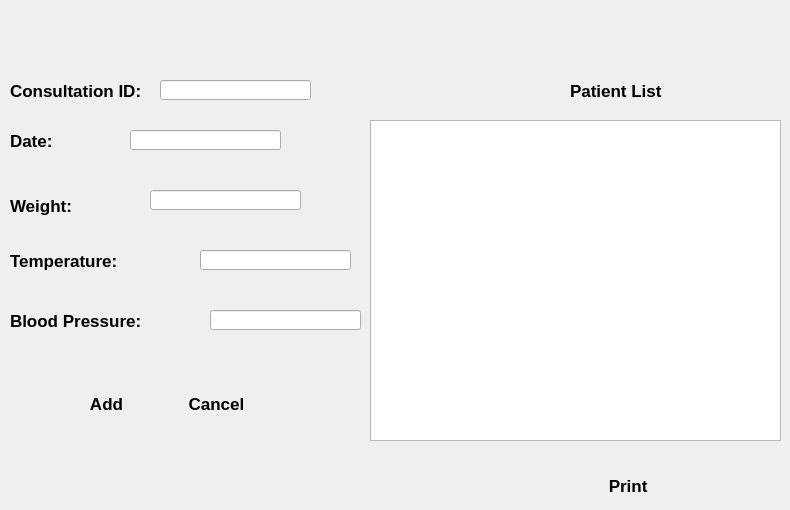
   <widget class="QWidget" name="page_2">
    <widget class="QLabel" name="label">
     <property name="geometry">
      <rect>
       <x>10</x>
       <y>80</y>
       <width>161</width>
       <height>21</height>
      </rect>
     </property>
     <property name="font">
      <font>
       <pointsize>13</pointsize>
       <weight>75</weight>
       <bold>true</bold>
      </font>
     </property>
     <property name="text">
      <string>Consultation ID:</string>
     </property>
    </widget>
    <widget class="QLabel" name="label_2">
     <property name="geometry">
      <rect>
       <x>10</x>
       <y>130</y>
       <width>81</width>
       <height>21</height>
      </rect>
     </property>
     <property name="font">
      <font>
       <pointsize>13</pointsize>
       <weight>75</weight>
       <bold>true</bold>
      </font>
     </property>
     <property name="text">
      <string>Date:</string>
     </property>
    </widget>
    <widget class="QLabel" name="label_3">
     <property name="geometry">
      <rect>
       <x>10</x>
       <y>190</y>
       <width>101</width>
       <height>31</height>
      </rect>
     </property>
     <property name="font">
      <font>
       <pointsize>13</pointsize>
       <weight>75</weight>
       <bold>true</bold>
      </font>
     </property>
     <property name="text">
      <string>Weight:</string>
     </property>
    </widget>
    <widget class="QLabel" name="label_4">
     <property name="geometry">
      <rect>
       <x>10</x>
       <y>250</y>
       <width>161</width>
       <height>21</height>
      </rect>
     </property>
     <property name="font">
      <font>
       <pointsize>13</pointsize>
       <weight>75</weight>
       <bold>true</bold>
      </font>
     </property>
     <property name="text">
      <string>Temperature:</string>
     </property>
    </widget>
    <widget class="QLabel" name="label_5">
     <property name="geometry">
      <rect>
       <x>10</x>
       <y>310</y>
       <width>181</width>
       <height>21</height>
      </rect>
     </property>
     <property name="font">
      <font>
       <pointsize>13</pointsize>
       <weight>75</weight>
       <bold>true</bold>
      </font>
     </property>
     <property name="text">
      <string>Blood Pressure:</string>
     </property>
    </widget>
    <widget class="QLineEdit" name="lineEditconsultationid">
     <property name="geometry">
      <rect>
       <x>160</x>
       <y>80</y>
       <width>151</width>
       <height>20</height>
      </rect>
     </property>
    </widget>
    <widget class="QLineEdit" name="lineEdit_date">
     <property name="geometry">
      <rect>
       <x>130</x>
       <y>130</y>
       <width>151</width>
       <height>20</height>
      </rect>
     </property>
    </widget>
    <widget class="QLineEdit" name="lineEdit_weight">
     <property name="geometry">
      <rect>
       <x>150</x>
       <y>190</y>
       <width>151</width>
       <height>20</height>
      </rect>
     </property>
    </widget>
    <widget class="QLineEdit" name="lineEdit_temperature">
     <property name="geometry">
      <rect>
       <x>200</x>
       <y>250</y>
       <width>151</width>
       <height>20</height>
      </rect>
     </property>
    </widget>
    <widget class="QLineEdit" name="lineEdit_bloodpressure">
     <property name="geometry">
      <rect>
       <x>210</x>
       <y>310</y>
       <width>151</width>
       <height>20</height>
      </rect>
     </property>
    </widget>
    <widget class="QLabel" name="label_6">
     <property name="geometry">
      <rect>
       <x>570</x>
       <y>80</y>
       <width>161</width>
       <height>21</height>
      </rect>
     </property>
     <property name="font">
      <font>
       <pointsize>13</pointsize>
       <weight>75</weight>
       <bold>true</bold>
      </font>
     </property>
     <property name="text">
      <string>Patient List</string>
     </property>
    </widget>
    <widget class="QPushButton" name="pushButtonhome_addp2">
     <property name="geometry">
      <rect>
       <x>60</x>
       <y>390</y>
       <width>93</width>
       <height>28</height>
      </rect>
     </property>
     <property name="font">
      <font>
       <pointsize>13</pointsize>
       <weight>75</weight>
       <bold>true</bold>
      </font>
     </property>
     <property name="styleSheet">
      <string notr="true">QPushButton{

     background: qlineargradient(x1: 0, y1: 0, x2: 0, y2: 1,
                                 stop: 0 #f7f7f7, stop: 0.4 #f0f0f0,
                                 stop: 0.5 #e8e8e8, stop: 1.0 #dcdcdc);
border-radius:5px;
border-radius:5px;

}



QPushButton:hover{
background:   qlineargradient(x1: 0, y1: 0, x2: 0, y2: 1,
                                 stop: 0 #1b83fe, stop: 0.4 #4399fe,
                                 stop: 0.5 #5da7fe, stop: 1.0 #77b5fe);
color:white;
}</string>
     </property>
     <property name="text">
      <string>Add</string>
     </property>
    </widget>
    <widget class="QPushButton" name="pushButtonhome_cancelp2">
     <property name="geometry">
      <rect>
       <x>170</x>
       <y>390</y>
       <width>93</width>
       <height>28</height>
      </rect>
     </property>
     <property name="font">
      <font>
       <pointsize>13</pointsize>
       <weight>75</weight>
       <bold>true</bold>
      </font>
     </property>
     <property name="styleSheet">
      <string notr="true">QPushButton{

     background: qlineargradient(x1: 0, y1: 0, x2: 0, y2: 1,
                                 stop: 0 #f7f7f7, stop: 0.4 #f0f0f0,
                                 stop: 0.5 #e8e8e8, stop: 1.0 #dcdcdc);
border-radius:5px;
border-radius:5px;

}



QPushButton:hover{
background:   qlineargradient(x1: 0, y1: 0, x2: 0, y2: 1,
                                 stop: 0 #1b83fe, stop: 0.4 #4399fe,
                                 stop: 0.5 #5da7fe, stop: 1.0 #77b5fe);
color:white;
}</string>
     </property>
     <property name="text">
      <string>Cancel</string>
     </property>
    </widget>
    <widget class="QPushButton" name="pushButtonhome_print">
     <property name="geometry">
      <rect>
       <x>570</x>
       <y>470</y>
       <width>121</width>
       <height>31</height>
      </rect>
     </property>
     <property name="font">
      <font>
       <pointsize>13</pointsize>
       <weight>75</weight>
       <bold>true</bold>
      </font>
     </property>
     <property name="styleSheet">
      <string notr="true">QPushButton{

     background: qlineargradient(x1: 0, y1: 0, x2: 0, y2: 1,
                                 stop: 0 #f7f7f7, stop: 0.4 #f0f0f0,
                                 stop: 0.5 #e8e8e8, stop: 1.0 #dcdcdc);
border-radius:5px;
border-radius:5px;

}



QPushButton:hover{
background:   qlineargradient(x1: 0, y1: 0, x2: 0, y2: 1,
                                 stop: 0 #1b83fe, stop: 0.4 #4399fe,
                                 stop: 0.5 #5da7fe, stop: 1.0 #77b5fe);
color:white;
}</string>
     </property>
     <property name="text">
      <string>Print </string>
     </property>
    </widget>
    <widget class="QTableView" name="tableView_patientlist">
     <property name="geometry">
      <rect>
       <x>370</x>
       <y>120</y>
       <width>411</width>
       <height>321</height>
      </rect>
     </property>
     <property name="styleSheet">
      <string notr="true">background-image: url(:/img/white.jpg);</string>
     </property>
    </widget>
   </widget>
